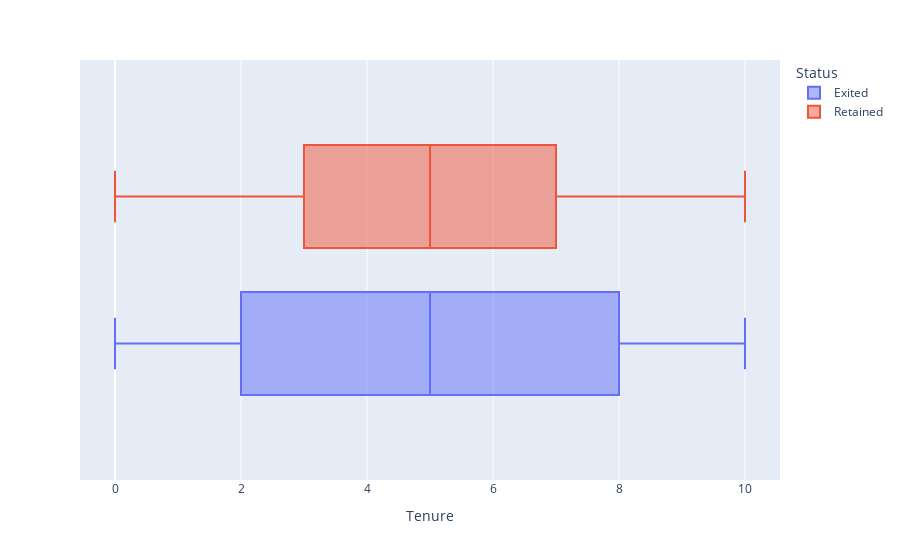

Notebook code cell kept with this figure:
### Markdown cell above
Кредитные рейтинги следуют нормальному распределению со средним значением примерно 650, и большим количеством выбросов с высокими кредитными рейтингами. Но нет заметной разницы в рейтингах между ушедшими и оставшимися клиентами

### Code cell
px.box(df_churn, x='Tenure', color='Status')

### Figure 1 — Plotly figure (JSON) as saved in the notebook; plotly's stock layout.template omitted (floating-point values rounded to 4 significant figures; data arrays with more than 128 entries replaced by an {"elided": "..."} marker saying what was removed)
{"data": [{"alignmentgroup": "True", "hovertemplate": "Status=Exited<br>Tenure=%{x}<extra></extra>", "legendgroup": "Exited", "marker": {"color": "#636efa"}, "name": "Exited", "notched": false, "offsetgroup": "Exited", "orientation": "h", "showlegend": true, "type": "box", "x": {"elided": "2037 int values"}, "x0": " ", "xaxis": "x", "y0": " ", "yaxis": "y"}, {"alignmentgroup": "True", "hovertemplate": "Status=Retained<br>Tenure=%{x}<extra></extra>", "legendgroup": "Retained", "marker": {"color": "#EF553B"}, "name": "Retained", "notched": false, "offsetgroup": "Retained", "orientation": "h", "showlegend": true, "type": "box", "x": {"elided": "7963 int values"}, "x0": " ", "xaxis": "x", "y0": " ", "yaxis": "y"}], "layout": {"boxmode": "group", "legend": {"title": {"text": "Status"}, "tracegroupgap": 0}, "margin": {"t": 60}, "xaxis": {"anchor": "y", "domain": [0, 1], "title": {"text": "Tenure"}}, "yaxis": {"anchor": "x", "domain": [0, 1]}}}
